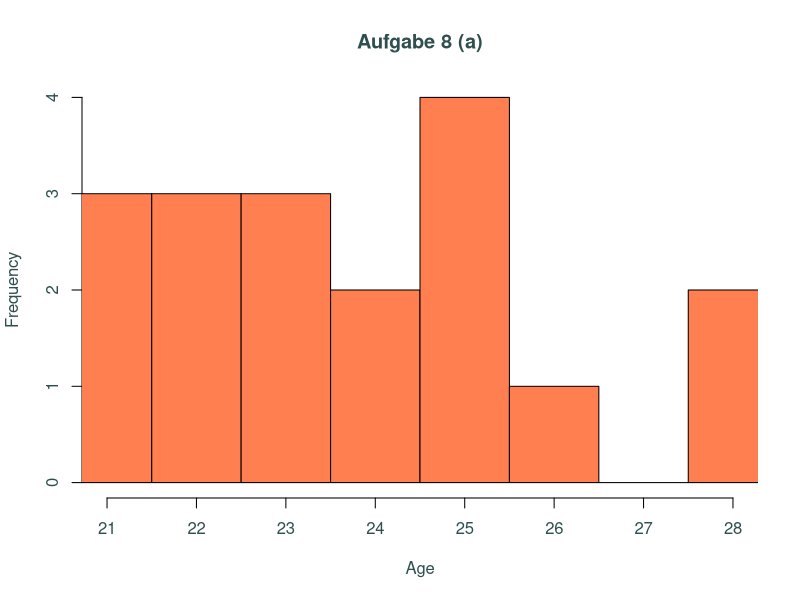
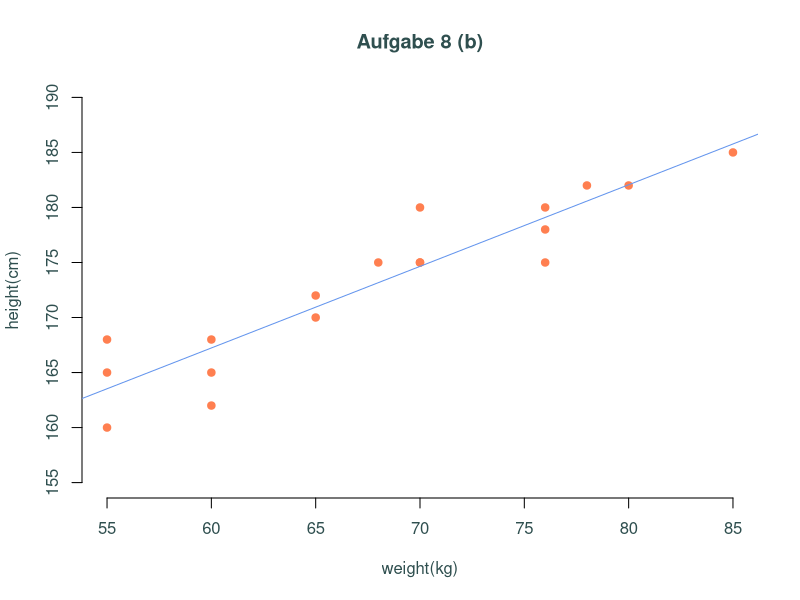
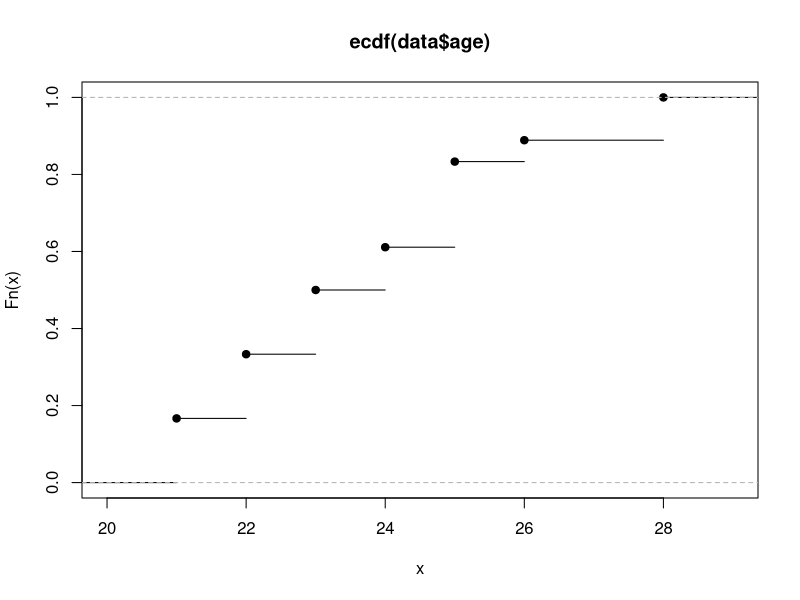
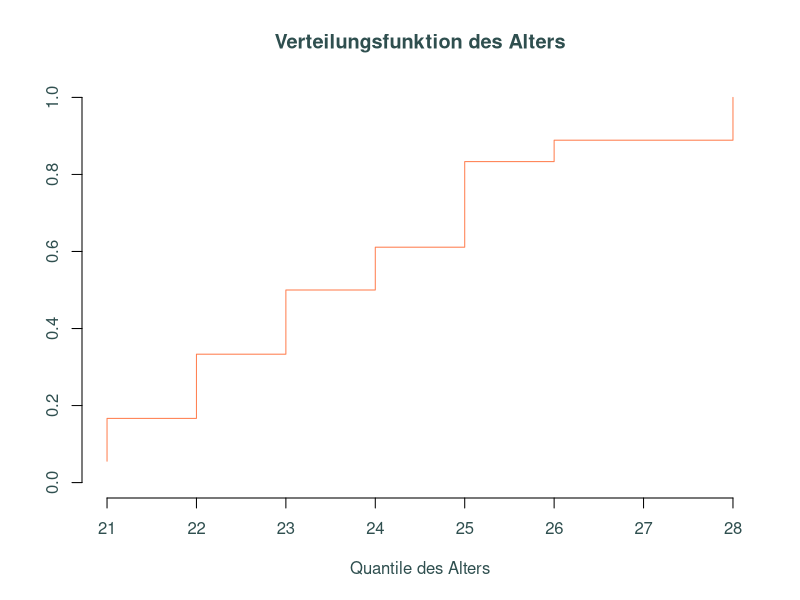
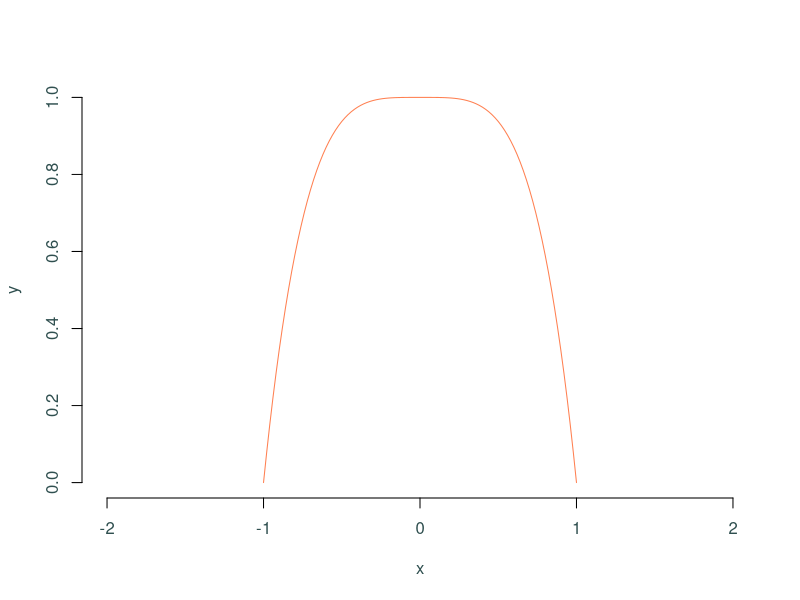

Here is the R script that generated these plots, in order:
  # Create the data frame.
  data <- data.frame(
    name = c("Oskar","Uta","Franz","Emil","Maria", "Ines", "Udo", "Iwan", "Lea", "Anna", "Julia", "Jonas", "Paul", "Ivo", "Pia", "Felix", "Theo", "Emma"),
    age = c(28, 25, 22, 22, 23, 28, 23, 25,24, 21, 23,25,21,22,26,24,25,21),
    height = c(175,172,170,175,168,168, 180, 180, 165, 160, 175, 185, 178, 182, 165, 182, 175, 162),
    weight = c(76,65,65,68,60,55,70,76,55,55,70,85,76,78,60,80,70,60),
    hair_color = c("blond", "blond", "schwarz", "braun", "schwarz", "rot", "braun", "schwarz", "blond", "blond", "braun", "schwarz", 
                   "schwarz", "braun", "blond", "braun", "rot", "braun")
  
    
  
  )
  # Print the data frame.			
  #print(length(data$hair_color))
  brown_count = 0
  for (i in data$hair_color) {
    if(i == "braun"){
      brown_count <- brown_count + 1
    }
  }
  print(brown_count)
  hist(data[,"age"],
       breaks = c(20.5,21.5, 22.5, 23.5,24.5,25.5,26.5,27.5, 28.5), 
       xlim = c(21, 28), 
       col.lab="darkslategray",
       col.main = "darkslategray",
       col.axis = "darkslategray",
       col = "coral",
       main = "Aufgabe 8 (a)",
       xlab = "Age",
       bty="n")
  
  pearson <- cor(data$height, y = data$weight, method = "pearson")
  print(pearson)
  
  
  
  
  
  
  lm_height_weight = lm(formula = data$weight ~ data$height)
  
  print(lm_height_weight)
  #abline(122.7513, 0.7414)
  plot(data$weight, data$height,
       ylim = c(155, 190),
       main = "Aufgabe 8 (b)",
       xlab = "weight(kg)",
       ylab = "height(cm)",
       col.lab="darkslategray",
       col.main = "darkslategray",
       col.axis = "darkslategray",
       col = "coral",
       pch = 19,
       bty="n")
  
  abline(lm(data$height ~ data$weight), col = 'cornflowerblue')
  
  
  #X = rnorm(data$age) # X is a sample of 100 normally distributed random variables
  #P = ecdf(X)    # P is a function giving the empirical CDF of X
  #P(21)         # This returns the empirical CDF at zero (should be close to 0.5)
  #plot(P)
  age.ordered = sort(data$age)
  age.edcf = ecdf(data$age)
  plot(age.edcf)
  n = sum(!is.na(data$age))
  plot(age.ordered, (1:n)/n, type = 's', ylim = c(0, 1), 
       xlab = 'Quantile des Alters', ylab = '', 
       main = 'Verteilungsfunktion des Alters',
       bty = 'n',
       col.lab="darkslategray",
       col.main = "darkslategray",
       col.axis = "darkslategray",
       col = 'coral')
print(data)



###########################
#eq = function(x){x*x}
c = 5/8
eq = function(x){(1 - x^4)}
eq2 = function(x){0.625 * (1 - x^4)}
area = (integrate(eq, -1, 1))
area_2 = integrate(eq2, -0.5, 0.5)
print(area_2)
#print(area)
normalized_area = (1 / 1.6)
#print(normalized_area)

curve(eq, from=-1, to=1, xlab="x", ylab="y", 
      xlim = c(-2, 2),
      col = "coral",
      col.lab="darkslategray",
      col.main = "darkslategray",
      col.axis = "darkslategray",
      bty = "n")



